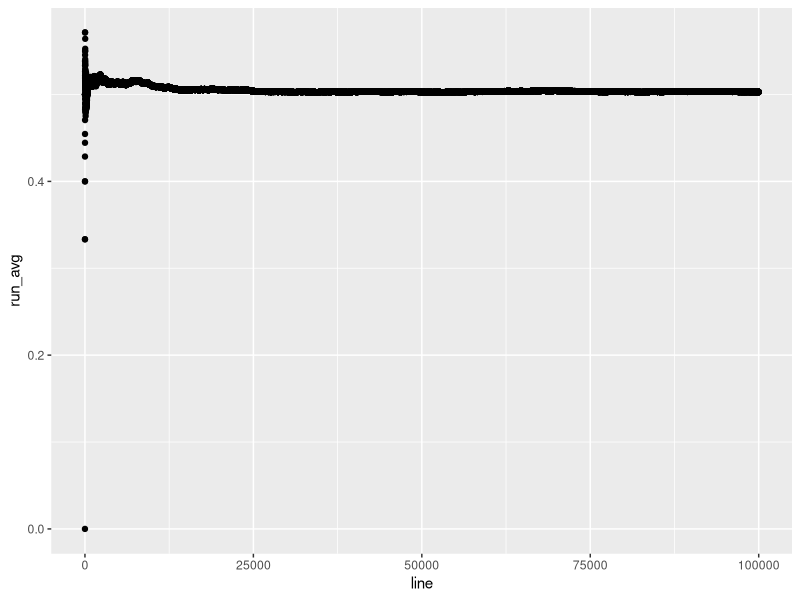

Generate this figure with R:
## ---- chunk 1
library(tidyverse)
## ---- chunk 2
# 1/n converges slowly!
size <- 100000
t <- tibble(x=sample(x=c(1,0),size=size, replace = TRUE),
			run_avg = dplyr::cummean(x)
			) %>% 
	mutate(line = 1:size)

t$run_avg %>% tail()
t %>% ggplot(aes(x=line, y=run_avg)) +
	geom_point()
	
## ---- chunk 3
# Catholics = 23% of US
# prob = 0.23
# n = 9
# k = 6 successes

# exactly 6 ,   0.00568
dbinom(x=6, size=9, prob=0.23)

# exactly 5 ,   0.0285
dbinom(x=5, size=9, prob=0.23)
pbinom
## ---- chunk 4
dbinom(6:9, size=9, prob=0.23)

# cum odds
# 0.00646 (P[X >= 6)
sum( dbinom(6:9, size=9, prob=0.23))
## ---- chunk 5
# if N=7, prob = .00781
dbinom(x=7, size=7, prob=0.5)
